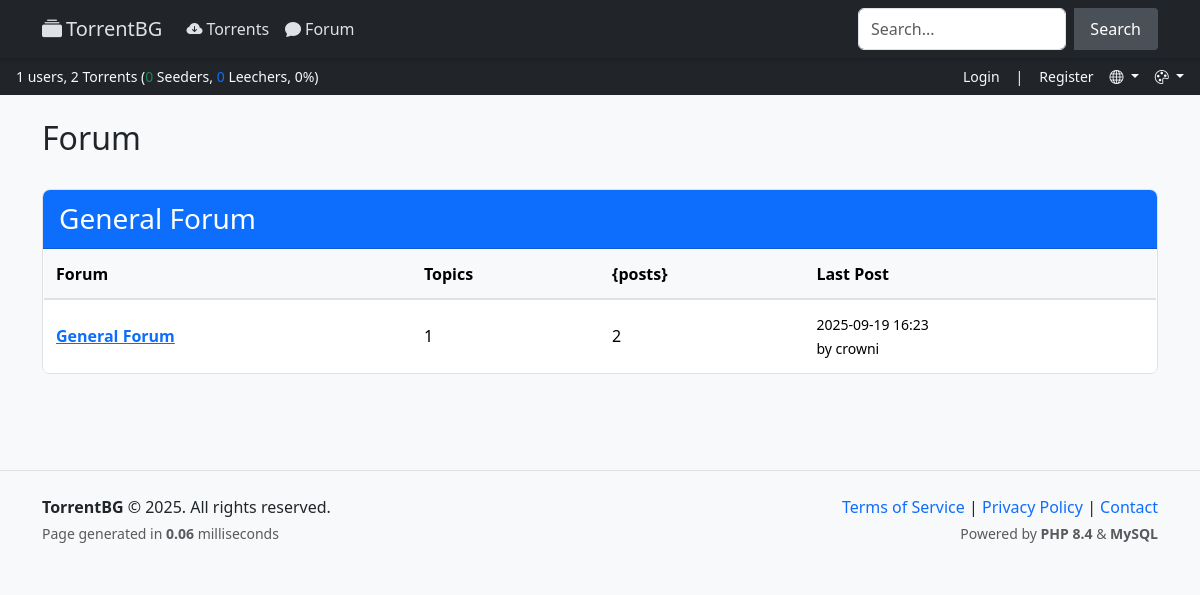
The app's page /forum.php, older data.
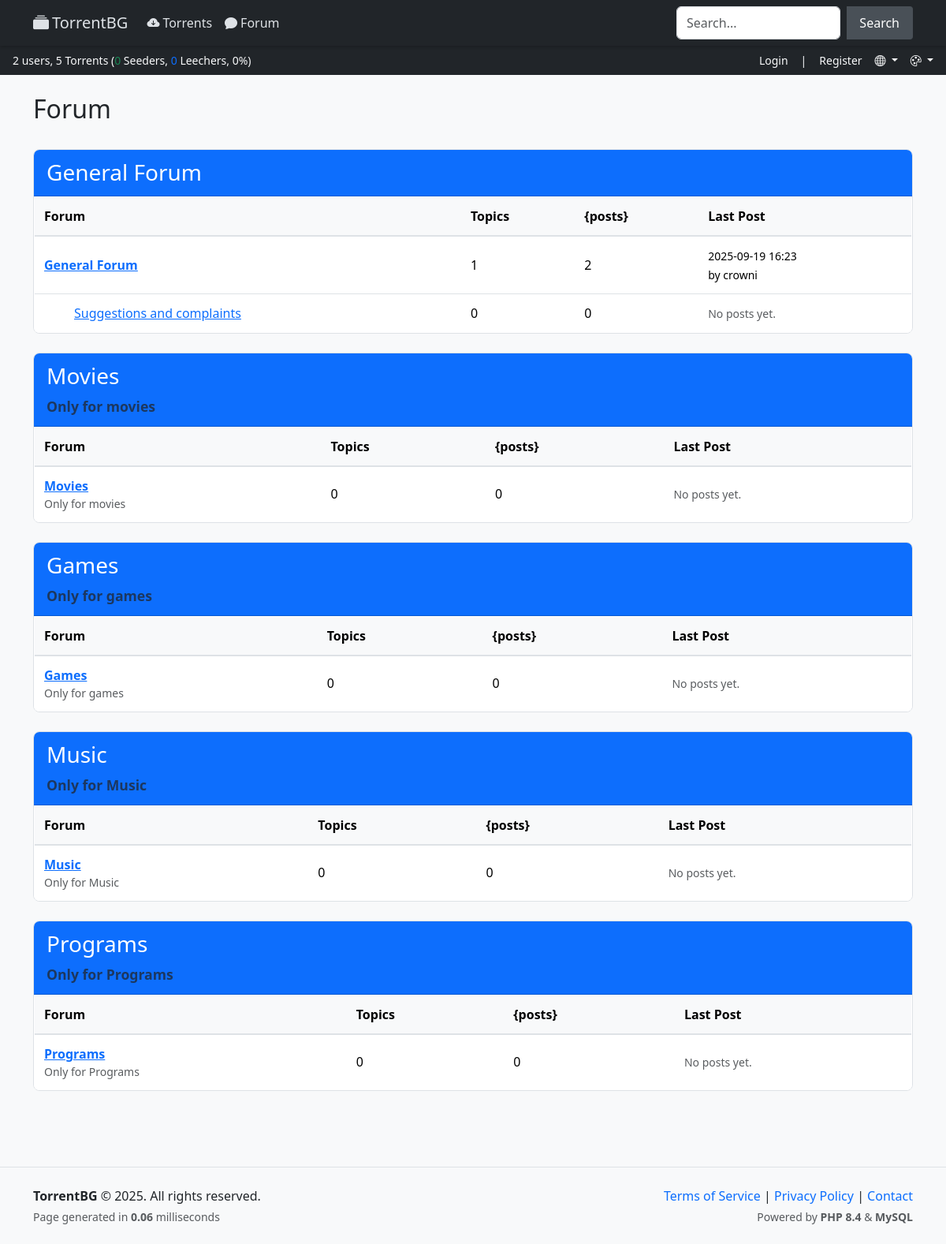
The same page, newer data.
### tables this page shows
CREATE TABLE IF NOT EXISTS `forums` (
  `id` int UNSIGNED NOT NULL AUTO_INCREMENT,
  `name` varchar(100) NOT NULL,
  `description` text,
  `icon` varchar(255) DEFAULT NULL,
  `parent_id` int UNSIGNED DEFAULT NULL,
  `order` tinyint UNSIGNED NOT NULL DEFAULT '0',
  `is_active` tinyint(1) NOT NULL DEFAULT '1',
  `topics_count` int UNSIGNED NOT NULL DEFAULT '0',
  `posts_count` int UNSIGNED NOT NULL DEFAULT '0',
  `last_post_id` int UNSIGNED DEFAULT NULL,
  PRIMARY KEY (`id`),
  KEY `parent_id` (`parent_id`),
  KEY `last_post_id` (`last_post_id`)
);

### includes/Language.php (called while the page is built, shortened)
<?php
class Language {
    private string $langCode;
    private array $translations = [];
    public function __construct(string $langCode = 'en') {
        $supported = ['en', 'bg', 'fr', 'de', 'ru'];
        $this->langCode = in_array($langCode, $supported) ? $langCode : 'en';
    }
    private function loadLanguage(): void {
        $file = __DIR__ . "/../language/{$this->langCode}.php";
        if (file_exists($file)) {
            $this->translations = require $file;
        } else {
            $this->translations = require __DIR__ . '/../language/en.php';
        }
    }
    public function get(string $key, ...$params): string {
        $text = $this->translations[$key] ?? "{{$key}}";
        return $params ? vsprintf($text, array_map('htmlspecialchars', $params)) : htmlspecialchars($text);
    }
    public function getCurrent(): string {
        return $this->langCode;
    }
}

### includes/StyleManager.php (called while the page is built, shortened)
<?php
class StyleManager {
    private string $style;
    public function __construct() {
        $this->style = $_GET['style'] ?? $_SESSION['style'] ?? $_COOKIE['style'] ?? 'light';
    }
    public function getCSS(): string {
        return "styles/{$this->style}/style.css";
    }
}

### includes/Auth.php (called while the page is built, shortened)
<?php
class Auth {
    private ?array $user = null;
    public function isLoggedIn(): bool {
        return $this->user !== null;
    }
}

### forum.php (the view, shortened to what the changed rows need)
<?php
require_once __DIR__ . '/includes/Auth.php';
require_once __DIR__ . '/includes/Language.php';
$pdo = Database::getInstance();
$stmt = $pdo->prepare("
    SELECT f.*,
           (SELECT COUNT(*) FROM forums WHERE parent_id = f.id) as subforums_count,
           (SELECT username FROM users u JOIN forum_posts fp ON u.id = fp.user_id WHERE fp.id = f.last_post_id) as last_poster,
           (SELECT created_at FROM forum_posts WHERE id = f.last_post_id) as last_post_time
    FROM forums f
    WHERE f.parent_id IS NULL AND f.is_active = 1
    ORDER BY f.order
");
$stmt->execute();
$forums = $stmt->fetchAll();
foreach ($forums as &$forum) {
    $stmt = $pdo->prepare("
        SELECT * FROM forums
        WHERE parent_id = ? AND is_active = 1
        ORDER BY `order`
    ");
    $stmt->execute([$forum['id']]);
    $forum['subforums'] = $stmt->fetchAll();
}
require_once __DIR__ . '/templates/header.php';
?>
<div class="d-flex justify-content-between align-items-center mb-4">
    <h2><?= $lang->get('forum') ?></h2>
</div>
<?php if (empty($forums)): ?>
    <div class="alert alert-info"><?= $lang->get('no_forums_yet') ?></div>
<?php else: ?>
    <?php foreach ($forums as $forum): ?>
        <div class="card mb-4">
            <div class="card-header">
                <div class="d-flex align-items-center">
                    <h3 class="mb-0"><?= htmlspecialchars($forum['name']) ?></h3>
                </div>
                <?php if ($forum['description']): ?>
                    <p class="mb-0 mt-2 text-muted"><?= htmlspecialchars($forum['description']) ?></p>
                <?php endif; ?>
            </div>
            <div class="card-body p-0">
                <div class="table-responsive">
                    <table class="table table-hover mb-0">
                        <thead>
                            <tr>
                                <th><?= $lang->get('forum') ?></th>
                                <th><?= $lang->get('topics') ?></th>
                                <th><?= $lang->get('posts') ?></th>
                                <th><?= $lang->get('last_post') ?></th>
                            </tr>
                        </thead>
                        <tbody>
                            <tr>
                                <td>
                                    <a href="/forum_view.php?id=<?= $forum['id'] ?>">
                                        <strong><?= htmlspecialchars($forum['name']) ?></strong>
                                    </a>
                                    <?php if ($forum['description']): ?>
                                        <div class="small text-muted"><?= htmlspecialchars($forum['description']) ?></div>
                                    <?php endif; ?>
                                </td>
                                <td><?= $forum['topics_count'] ?></td>
                                <td><?= $forum['posts_count'] ?></td>
                                <td>
                                    <?php if ($forum['last_post_id']): ?>
                                        <small>
                                            <?= date('Y-m-d H:i', strtotime($forum['last_post_time'])) ?><br>
                                            <?= $lang->get('by') ?> <?= htmlspecialchars($forum['last_poster']) ?>
                                        </small>
                                    <?php else: ?>
                                        <small class="text-muted"><?= $lang->get('no_posts_yet') ?></small>
                                    <?php endif; ?>
                                </td>
                            </tr>
                            <?php foreach ($forum['subforums'] as $subforum): ?>
                                <tr>
                                    <td style="padding-left: 50px;">
                                        <a href="/forum_view.php?id=<?= $subforum['id'] ?>">
                                            <?= htmlspecialchars($subforum['name']) ?>
                                        </a>
                                    </td>
                                    <td><?= $subforum['topics_count'] ?></td>
                                    <td><?= $subforum['posts_count'] ?></td>
                                    <td>
                                        <?php if ($subforum['last_post_id']): ?>
                                            <small>
                                                <?= date('Y-m-d H:i', strtotime($subforum['last_post_time'])) ?><br>
                                                <?= $lang->get('by') ?> <?= htmlspecialchars($subforum['last_poster']) ?>
                                            </small>
                                        <?php else: ?>
                                            <small class="text-muted"><?= $lang->get('no_posts_yet') ?></small>
                                        <?php endif; ?>
                                    </td>
                                </tr>
                            <?php endforeach; ?>
                        </tbody>
                    </table>
                </div>
            </div>
        </div>
    <?php endforeach; ?>
<?php endif; ?>
<?php require_once __DIR__ . '/templates/footer.php'; ?>

### templates/header.php (shortened to what the changed rows need)
<?php
require_once ROOT_PATH . 'includes/Auth.php';
require_once ROOT_PATH . 'includes/StyleManager.php';
require_once ROOT_PATH . 'includes/Language.php';
$pdo = Database::getInstance();
$auth = new Auth($pdo);
$styleManager = new StyleManager();
$lang = new Language($_SESSION['lang'] ?? 'en');
try {
    $pdo->exec("CREATE TABLE IF NOT EXISTS `peers` (
        `id` INT NOT NULL AUTO_INCREMENT,
        `torrent_id` INT NOT NULL,
        `peer_id` VARCHAR(40) NOT NULL,
        `ip` VARCHAR(45) NOT NULL,
        `port` INT NOT NULL,
        `seeder` TINYINT(1) NOT NULL DEFAULT 0,
        `uploaded` BIGINT UNSIGNED NOT NULL DEFAULT 0,
        `downloaded` BIGINT UNSIGNED NOT NULL DEFAULT 0,
        `left` BIGINT UNSIGNED NOT NULL DEFAULT 0,
        `last_announce` DATETIME NOT NULL DEFAULT CURRENT_TIMESTAMP ON UPDATE CURRENT_TIMESTAMP,
        PRIMARY KEY (`id`),
        UNIQUE KEY `unique_peer` (`torrent_id`, `peer_id`),
        KEY `torrent_id` (`torrent_id`),
        KEY `seeder` (`seeder`)
    ) ENGINE=InnoDB DEFAULT CHARSET=utf8mb4;");
} catch (Exception $e) {
}
$stmt = $pdo->query("SELECT COUNT(*) FROM users");
$totalUsers = $stmt->fetchColumn();
$stmt = $pdo->query("SELECT COUNT(*) FROM torrents");
$totalTorrents = $stmt->fetchColumn();
$hasSeederColumn = false;
try {
    $hasSeederColumn = true;
} catch (PDOException $e) {
}
if ($hasSeederColumn) {
    $pdo->exec("DELETE FROM peers WHERE last_announce < NOW() - INTERVAL 30 MINUTE");
    $stmt = $pdo->query("SELECT COUNT(*) FROM peers WHERE seeder = 1");
    $seeders = $stmt->fetchColumn();
    $stmt = $pdo->query("SELECT COUNT(*) FROM peers WHERE seeder = 0");
    $leechers = $stmt->fetchColumn();
    $totalPeers = $seeders + $leechers;
    $seederPercentage = $totalPeers > 0 ? round(($seeders / $totalPeers) * 100, 1) : 0;
    $statsText = sprintf(
        "%s %s, %s %s (<span class=\"text-success\">%s</span> %s, <span class=\"text-primary\">%s</span> %s, %s%%)",
        number_format($totalUsers),
        $lang->get('users'),
        number_format($totalTorrents),
        $lang->get('torrents'),
        number_format($seeders),
        $lang->get('seeders'),
        number_format($leechers),
        $lang->get('leechers'),
        $seederPercentage
    );
}
$greeting = '';
?>
<!DOCTYPE html>
<html lang="<?= $lang->getCurrent() ?>">
<head>
    <link href="https://cdn.jsdelivr.net/npm/bootstrap@5.3.3/dist/css/bootstrap.min.css" rel="stylesheet">
    <link rel="stylesheet" href="https://cdn.jsdelivr.net/npm/bootstrap-icons@1.11.3/font/bootstrap-icons.min.css">
    <link href="<?= $styleManager->getCSS() ?>" rel="stylesheet">
</head>
<body>
    <div class="bg-dark text-light py-2 px-3 d-flex justify-content-between align-items-center small">
        <div>
            <?= $statsText ?>
        </div>
        <div class="d-flex align-items-center gap-3">
            <?php if ($auth->isLoggedIn()): ?>
                <?= $greeting ?>
            <?php else: ?>
                <a href="/login.php" class="text-light text-decoration-none"><?= $lang->get('login') ?></a> |
                <a href="/register.php" class="text-light text-decoration-none"><?= $lang->get('register') ?></a>
            <?php endif; ?>
            <li class="nav-item dropdown list-unstyled mb-0">
            </li>
            <li class="nav-item dropdown list-unstyled mb-0">
            </li>
        </div>
    </div>
    <div class="container py-4">

Row changes from the older to the newer data that the page shows:
added forums: name "Suggestions and complaints", topics_count "0", posts_count "0", shown under "General Forum"
added forums: name "Movies", description "Only for movies", topics_count "0", posts_count "0", shown under "Forum"
added forums: name "Games", description "Only for games", topics_count "0", posts_count "0", shown under "Forum"
added forums: name "Music", description "Only for Music", topics_count "0", posts_count "0", shown under "Forum"
added forums: name "Programs", description "Only for Programs", topics_count "0", posts_count "0", shown under "Forum"
Text that changed along with them:
$totalUsers: "1" → "2"
$totalTorrents: "2" → "5"
